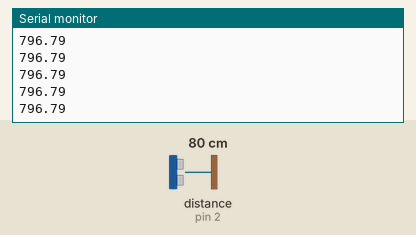
This sketch was run on a simulated Arduino Uno, built with avr-gcc and run on an emulated ATmega328P. Shown: the last lines printed to the serial monitor. Wiring (inferred from the names in the program): ultrasonic range finder: trigger pin 10; echo pin 2. The inputs (shaded band) are chosen by the test bench; at power-on: distance to the obstacle (sensor on pin 2) 80 cm. The echo pulse lasts 58.3 µs per cm.

Above: at 0.9 s.
1.0 s: distance to the obstacle (sensor on pin 2) set to 2 cm
At 1.06 s:
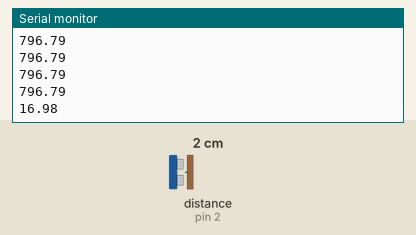
2.5 s: distance to the obstacle (sensor on pin 2) set to 4 cm
At 2.58 s:
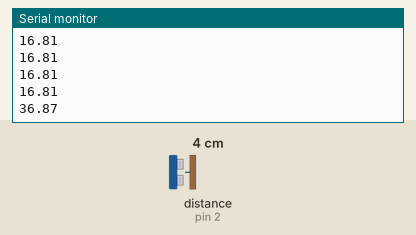
Timing chart, 0 to 5.5 s (numbered marks = the images above; inputs shaded):
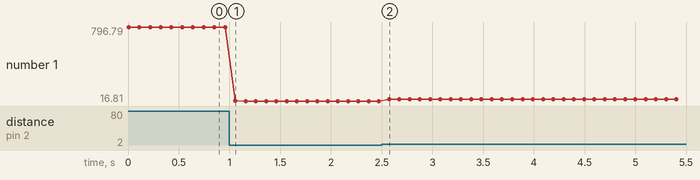

Measured:
- after the input at 1.0 s, the serial monitor: prints a new line after 0.06 s (image 1)
- after the input at 2.5 s, the serial monitor: prints a new line after 0.07 s (image 2)
- plotted number 1: 796.79 → 16.81 after the input at 1.0 s, 16.81 → 36.87 after the input at 2.5 s

The sketch:

Phase1_1_4.ino
```cpp
#include <Arduino.h>

const int trigPin = 10;
const int echoPin = 2;

const float soundSpeed = 343.0; //mps

uint64_t duration;
float distance;

int main() {
  init();
  Serial.begin(9600);

  pinMode(trigPin, OUTPUT);
  pinMode(echoPin, INPUT);

  while(1) {

    digitalWrite(trigPin, LOW);
    delayMicroseconds(2);
    digitalWrite(trigPin, HIGH);
    delayMicroseconds(10);
    digitalWrite(trigPin, LOW);

    duration = pulseIn(echoPin, HIGH);
    distance = (float)duration * soundSpeed / 2000.0; //distance in milimeters

    Serial.println(distance);
    delay(100);
  }
}
```
